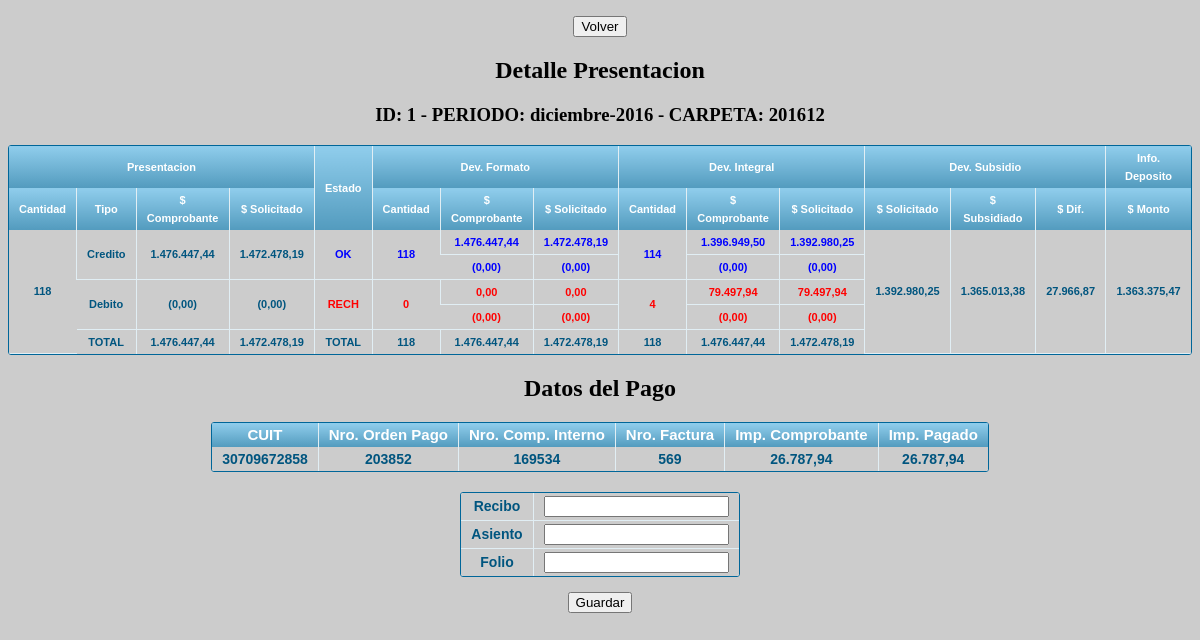
Before: /presentacion.pagos.carga.php?idpresentacion=1&nrocomint=169534&norord=203852 (signed in) with the older database file.
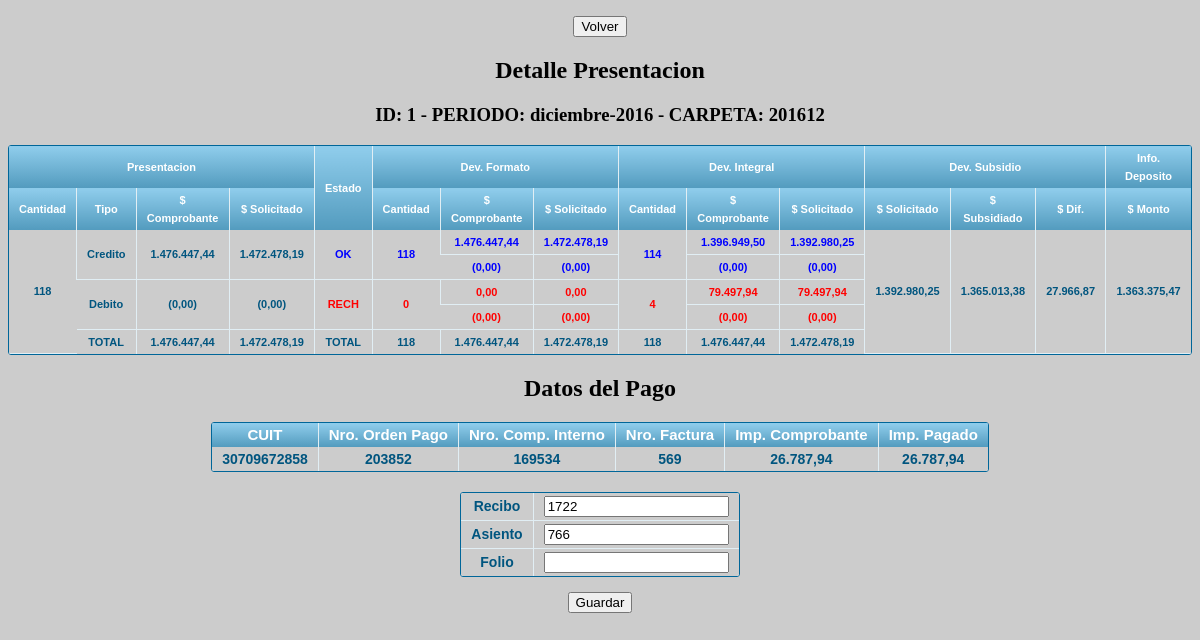
After: the same page with the newer database file.
### tables this page shows
CREATE TABLE IF NOT EXISTS `presentacion` (
  `id` int(4) NOT NULL AUTO_INCREMENT,
  `idcronograma` int(3) NOT NULL,
  `fechapresentacion` date DEFAULT NULL,
  `fechacancelacion` date DEFAULT NULL,
  `motivocancelacion` text,
  `cantfactura` int(6) NOT NULL,
  `impcomprobantes` decimal(15,2) NOT NULL,
  `impsolicitado` decimal(15,2) NOT NULL,
  `impcomprobantesd` decimal(15,2) NOT NULL,
  `impsolicitadod` decimal(15,2) NOT NULL,
  `fechadeposito` date DEFAULT NULL,
  `montodepositado` decimal(15,2) DEFAULT NULL,
  PRIMARY KEY (`id`)
);

CREATE TABLE IF NOT EXISTS `cronograma` (
  `id` int(3) NOT NULL AUTO_INCREMENT,
  `periodo` varchar(100) NOT NULL,
  `carpeta` varchar(6) NOT NULL,
  `fechacierre` date NOT NULL,
  `periodosincluidos` varchar(50) NOT NULL,
  PRIMARY KEY (`id`)
);

CREATE TABLE IF NOT EXISTS `presentacionformato` (
  `id` int(4) NOT NULL,
  `fechadevformato` date NOT NULL,
  `cantformatook` int(6) NOT NULL,
  `impcomprobantesformatook` decimal(15,2) NOT NULL,
  `impsolicitadoformatook` decimal(15,2) NOT NULL,
  `impcomprobantesformatodok` decimal(15,2) NOT NULL,
  `impsolicitadoformatodok` decimal(15,2) NOT NULL,
  `cantformatonok` int(6) NOT NULL,
  `impcomprobantesformatonok` decimal(15,2) NOT NULL,
  `impsolicitadoformatonok` decimal(15,2) NOT NULL,
  `impcomprobantesformatodnok` decimal(15,2) NOT NULL,
  `impsolicitadoformatodnok` decimal(15,2) NOT NULL,
  PRIMARY KEY (`id`)
);

CREATE TABLE IF NOT EXISTS `presentacionintegral` (
  `id` int(4) NOT NULL,
  `fechaintegral` date NOT NULL,
  `cantintegralok` int(6) NOT NULL,
  `impcomprobantesintegralok` decimal(15,2) NOT NULL,
  `impsolicitadointegralok` decimal(15,2) NOT NULL,
  `impcomprobantesintegraldok` decimal(15,2) NOT NULL,
  `impsolicitadointegraldok` decimal(15,2) NOT NULL,
  `cantintegralnok` int(6) NOT NULL,
  `impcomprobantesintegralnok` decimal(15,2) NOT NULL,
  `impsolicitadointegralnok` decimal(15,2) NOT NULL,
  `impcomprobantesintegraldnok` decimal(15,2) NOT NULL,
  `impsolicitadointegraldnok` decimal(15,2) NOT NULL,
  PRIMARY KEY (`id`)
);

CREATE TABLE IF NOT EXISTS `presentacionsubsidio` (
  `id` int(4) NOT NULL,
  `fechasubsidio` date NOT NULL,
  `numliquidacion` varchar(11) NOT NULL,
  `impsolicitadosubsidio` decimal(15,2) NOT NULL,
  `montosubsidio` decimal(15,2) NOT NULL,
  PRIMARY KEY (`id`)
);

CREATE TABLE IF NOT EXISTS `pagos` (
  `idpresentacion` int(4) NOT NULL,
  `nrocominterno` int(8) NOT NULL,
  `nroordenpago` int(8) NOT NULL,
  `nrodepago` int(3) NOT NULL,
  `importepagado` float(8,2) NOT NULL,
  `nrotransferencia` char(12) NOT NULL,
  `fechatransferencia` date NOT NULL,
  `retingresosbrutos` float(8,2) NOT NULL,
  `retganancias` float(8,2) NOT NULL,
  `recibo` varchar(11) DEFAULT NULL,
  `asiento` varchar(11) DEFAULT NULL,
  `folio` varchar(11) DEFAULT NULL,
  PRIMARY KEY (`idpresentacion`,`nrocominterno`,`nroordenpago`)
);

CREATE TABLE IF NOT EXISTS `facturas` (
  `nrocominterno` int(8) NOT NULL AUTO_INCREMENT,
  `idpresentacion` int(4) NOT NULL,
  `tipoarchivo` varchar(2) NOT NULL,
  `codigoob` int(6) NOT NULL,
  `cuil` varchar(11) NOT NULL,
  `codcertificado` varchar(40) DEFAULT NULL,
  `vtocertificado` varchar(10) DEFAULT NULL,
  `periodo` varchar(6) NOT NULL,
  `cuit` varchar(11) NOT NULL,
  `nombre` varchar(200) DEFAULT NULL,
  `tipocomprobante` int(2) NOT NULL,
  `tipoemision` char(1) NOT NULL,
  `fechacomprobante` varchar(10) NOT NULL,
  `cae` varchar(14) NOT NULL,
  `puntoventa` int(4) NOT NULL,
  `nrocomprobante` varchar(8) NOT NULL,
  `impcomprobante` decimal(8,2) NOT NULL,
  `impsolicitado` decimal(8,2) NOT NULL,
  `codpractica` int(3) NOT NULL,
  `cantidad` int(6) NOT NULL,
  `provincia` int(2) NOT NULL,
  `dependencia` char(1) NOT NULL,
  `deverrorformato` varchar(260) DEFAULT NULL,
  `impcomprobanteformato` decimal(8,2) DEFAULT NULL,
  `impsolicitadoformato` decimal(8,2) DEFAULT NULL,
  `deverrorintegral` varchar(260) DEFAULT NULL,
  `impcomprobanteintegral` decimal(8,2) DEFAULT NULL,
  `impsolicitadointegral` decimal(8,2) DEFAULT NULL,
  `impsolicitadosubsidio` decimal(8,2) DEFAULT NULL,
  `impmontosubsidio` decimal(8,2) DEFAULT NULL,
  PRIMARY KEY (`nrocominterno`,`idpresentacion`,`tipoarchivo`)
);

### include/detalle.php (the view, shortened to what this page needs)
<?php $sqlPresentacion = "SELECT
p.id as idpres,
DATE_FORMAT(p.fechapresentacion, '%d-%m-%Y') as fechapresentacion,
DATE_FORMAT(p.fechacancelacion, '%d-%m-%Y') as fechacancelacion,
p.motivocancelacion,
p.cantfactura,
p.impcomprobantes,
p.impsolicitado,
p.impcomprobantesd,
p.impsolicitadod,
cronograma.periodo,
cronograma.carpeta,
DATE_FORMAT(presentacionformato.fechadevformato, '%d-%m-%Y') as fechadevformato,
presentacionformato.*,
DATE_FORMAT(presentacionintegral.fechaintegral, '%d-%m-%Y') as fechaintegral,
presentacionintegral.*,
DATE_FORMAT(presentacionsubsidio.fechasubsidio, '%d-%m-%Y') as fechasubsidio,
presentacionsubsidio.impsolicitadosubsidio,
presentacionsubsidio.montosubsidio,
DATE_FORMAT(p.fechadeposito, '%d-%m-%Y') as fechadeposito,
p.montodepositado
FROM presentacion p
INNER JOIN cronograma on p.idcronograma = cronograma.id
LEFT JOIN presentacionformato on p.id = presentacionformato.id
LEFT JOIN presentacionintegral on p.id = presentacionintegral.id
LEFT JOIN presentacionsubsidio on p.id = presentacionsubsidio.id
WHERE p.id = $idPresentacion";
$resPresentacion = mysql_query($sqlPresentacion);
$rowPresentacion = mysql_fetch_array($resPresentacion);
?>
	<h2>Detalle Presentacion</h2>
	 	<h3>ID: <?php echo $rowPresentacion['idpres']?> - PERIODO: <?php echo $rowPresentacion['periodo'] ?> - CARPETA: <?php echo $rowPresentacion['carpeta'] ?></h3>
<div class="grilla">
	<table>
		<thead>
		  <tr>
		    <th colspan="4" style="font-size: 11px">Presentacion</th>
		    <th rowspan="2" style="font-size: 11px">Estado</th>
		    <th colspan="3" style="font-size: 11px">Dev. Formato</th>
		    <th colspan="3" style="font-size: 11px">Dev. Integral</th>
		    <th colspan="3" style="font-size: 11px">Dev. Subsidio</th>
		    <th style="font-size: 11px">Info. Deposito</th>
		  </tr>
		  <tr>
		  	<th style="font-size: 11px">Cantidad</th>
		    <th style="font-size: 11px">Tipo</th>
		    <th style="font-size: 11px">$ Comprobante</th>
		    <th style="font-size: 11px">$ Solicitado</th>
		    <th style="font-size: 11px">Cantidad</th>
		    <th style="font-size: 11px">$ Comprobante</th>
		    <th style="font-size: 11px">$ Solicitado</th>
		    <th style="font-size: 11px">Cantidad</th>
		    <th style="font-size: 11px">$ Comprobante</th>
		    <th style="font-size: 11px">$ Solicitado</th>
		    <th style="font-size: 11px">$ Solicitado</th>
		    <th style="font-size: 11px">$ Subsidiado</th>
		    <th style="font-size: 11px">$ Dif.</th>
		    <th style="font-size: 11px">$ Monto</th>
		  </tr>
		</thead>
		<tbody>
			<tr>
				<td rowspan="5" style="font-size: 11px"><?php echo number_format($rowPresentacion['cantfactura'],"0","",".") ?></td>
				<td rowspan="2" style="font-size: 11px">Credito</td>
				<td rowspan="2" style="font-size: 11px"><?php echo number_format($rowPresentacion['impcomprobantes'],"2",",",".") ?> </td>
			 	<td rowspan="2" style="font-size: 11px"><?php echo number_format($rowPresentacion['impsolicitado'],"2",",",".") ?></td>
				<td rowspan="2" style="color: blue; font-size: 11px">OK</td>
				<td rowspan="2" style="color: blue; font-size: 11px"><?php echo number_format($rowPresentacion['cantformatook'],"0","",".")?></td>
				<td style="color: blue; font-size: 11px"><?php echo number_format($rowPresentacion['impcomprobantesformatook'],"2",",",".") ?> </td>
				<td style="color: blue; font-size: 11px"><?php echo number_format($rowPresentacion['impsolicitadoformatook'],"2",",",".") ?></td>
				<td rowspan="2" style="color: blue; font-size: 11px"><?php echo number_format($rowPresentacion['cantintegralok'],"0","",".")?></td>
				<td style="color: blue; font-size: 11px"><?php echo number_format($rowPresentacion['impcomprobantesintegralok'],"2",",",".") ?> </td>
				<td style="color: blue; font-size: 11px"><?php echo number_format($rowPresentacion['impsolicitadointegralok'],"2",",",".") ?></td>
				<td rowspan="5" style="font-size: 11px"><?php echo number_format($rowPresentacion['impsolicitadosubsidio'],"2",",",".") ?></td>
				<td rowspan="5" style="font-size: 11px"><?php echo number_format($rowPresentacion['montosubsidio'],"2",",",".") ?></td>
				<td rowspan="5" style="font-size: 11px"><?php echo number_format($rowPresentacion['impsolicitadosubsidio']-$rowPresentacion['montosubsidio'],"2",",",".") ?></td>
				<td rowspan="5" style="font-size: 11px"> <?php echo number_format($rowPresentacion['montodepositado'],"2",",",".") ?> </td>
			</tr>
			<tr>
				<td style="color: blue; font-size: 11px"><?php echo "(".number_format($rowPresentacion['impcomprobantesformatodok'],"2",",",".").")" ?> </td>
				<td style="color: blue; font-size: 11px"><?php echo "(".number_format($rowPresentacion['impsolicitadoformatodok'],"2",",",".").")" ?></td>
				<td style="color: blue; font-size: 11px"><?php echo "(".number_format($rowPresentacion['impcomprobantesintegraldok'],"2",",",".").")" ?> </td>
				<td style="color: blue; font-size: 11px"><?php echo "(".number_format($rowPresentacion['impsolicitadointegraldok'],"2",",",".").")" ?></td>
			</tr>
			<tr>
				<td rowspan="2" style="font-size: 11px">Debito</td>
				<td rowspan="2" style="font-size: 11px"><?php echo "(".number_format($rowPresentacion['impcomprobantesd'],"2",",",".").")"; ?> </td>
				<td rowspan="2" style="font-size: 11px"><?php echo "(".number_format($rowPresentacion['impsolicitadod'],"2",",",".").")" ?></td>
				<td rowspan="2" style="color: red; font-size: 11px">RECH</td>
				<td rowspan="2" style="color: red; font-size: 11px"><?php echo number_format($rowPresentacion['cantformatonok'],"0","",".")?></td>
				<td style="color: red; font-size: 11px"><?php echo number_format($rowPresentacion['impcomprobantesformatonok'],"2",",",".") ?> </td>
				<td style="color: red; font-size: 11px"><?php echo number_format($rowPresentacion['impsolicitadoformatonok'],"2",",",".") ?></td>
				<td rowspan="2" style="color: red; font-size: 11px"><?php echo number_format($rowPresentacion['cantintegralnok'],"0","",".")?></td>
				<td style="color: red; font-size: 11px"><?php echo number_format($rowPresentacion['impcomprobantesintegralnok'],"2",",",".") ?> </td>
				<td style="color: red; font-size: 11px"><?php echo number_format($rowPresentacion['impsolicitadointegralnok'],"2",",",".") ?></td>
			</tr>
			<tr>
				<td style="color: red; font-size: 11px"><?php echo "(".number_format($rowPresentacion['impcomprobantesformatodnok'],"2",",",".").")" ?> </td>
				<td style="color: red; font-size: 11px"><?php echo "(".number_format($rowPresentacion['impsolicitadoformatodnok'],"2",",",".").")" ?></td>
				<td style="color: red; font-size: 11px"><?php echo "(".number_format($rowPresentacion['impcomprobantesintegraldnok'],"2",",",".").")" ?> </td>
				<td style="color: red; font-size: 11px"><?php echo "(".number_format($rowPresentacion['impsolicitadointegraldnok'],"2",",",".").")" ?></td>
			</tr>
			<tr>
				<td style="font-size: 11px">TOTAL</td>
				<td style="font-size: 11px"><?php echo number_format($rowPresentacion['impcomprobantes'] - $rowPresentacion['impcomprobantesd'],"2",",",".")?></td>
				<td style="font-size: 11px"><?php echo number_format($rowPresentacion['impsolicitado'] - $rowPresentacion['impsolicitadod'],"2",",",".")?></td>
				<td style="font-size: 11px">TOTAL</td>
				<td style="font-size: 11px"><?php echo number_format($rowPresentacion['cantformatook'] + $rowPresentacion['cantformatonok'],"0","",".") ?></td>
				<td style="font-size: 11px"><?php echo number_format($rowPresentacion['impcomprobantesformatook'] + $rowPresentacion['impcomprobantesformatonok'] - $rowPresentacion['impcomprobantesformatodok'] - $rowPresentacion['impcomprobantesformatodnok'],"2",",",".")  ?> </td>
				<td style="font-size: 11px"><?php echo number_format($rowPresentacion['impsolicitadoformatook'] + $rowPresentacion['impsolicitadoformatonok'] - $rowPresentacion['impsolicitadoformatodok'] - $rowPresentacion['impsolicitadoformatodnok'],"2",",",".") ?></td>
				<td style="font-size: 11px"><?php echo number_format($rowPresentacion['cantintegralok'] + $rowPresentacion['cantintegralnok'],"0","",".") ?></td>
				<td style="font-size: 11px"><?php echo number_format($rowPresentacion['impcomprobantesintegralok'] + $rowPresentacion['impcomprobantesintegralnok'] - $rowPresentacion['impcomprobantesintegraldok'] - $rowPresentacion['impcomprobantesintegraldnok'],"2",",",".") ?> </td>
				<td style="font-size: 11px"><?php echo number_format($rowPresentacion['impsolicitadointegralok'] + $rowPresentacion['impsolicitadointegralnok'] - $rowPresentacion['impsolicitadointegraldok'] - $rowPresentacion['impsolicitadointegraldnok'],"2",",",".")  ?></td>
			</tr>
		</tbody>
	</table>
</div>

### presentacion.pagos.carga.php (shortened to what this page needs)
<?php
$idPresentacion = $_GET['idpresentacion'];
$nrocomint = $_GET['nrocomint'];
$norord = $_GET['norord'];
$sqlPago = "SELECT * FROM pagos p, facturas f
				WHERE
					p.idpresentacion = $idPresentacion and
					p.nrocominterno = $nrocomint and
					p.nroordenpago = $norord and
					p.nrocominterno = f.nrocominterno";
$resPago = mysql_query($sqlPago);
$rowPago = mysql_fetch_array($resPago);
?>
<!DOCTYPE html PUBLIC "-//W3C//DTD XHTML 1.0 Transitional//EN" "http://www.w3.org/TR/xhtml1/DTD/xhtml1-transitional.dtd">
<html xmlns="http://www.w3.org/1999/xhtml">
<head>
<link rel="stylesheet" href="css/tablas.css"/>
</head>
<body bgcolor="#CCCCCC">
	<div align="center">
		<p><input class="nover" type="button" name="volver" value="Volver" onClick="location.href = 'presentacion.pagos.php?id=<?php echo $idPresentacion?>'" /></p>
	 	<?php include_once("include/detalle.php")?>
	 	<h2>Datos del Pago</h2>
	 	<form onSubmit="return validar(this)" action="presentacion.pagos.carga.guardar.php" method="post">
		 	<div class="grilla" style="margin-bottom: 20px">
			 	<table>
			 		<thead>
			 			<th>CUIT</th>
			 			<th>Nro. Orden Pago</th>
			 			<th>Nro. Comp. Interno</th>
			 			<th>Nro. Factura</th>
			 			<th>Imp. Comprobante</th>
			 			<th>Imp. Pagado</th>
			 		</thead>
			 		<tbody>
			 			<td><?php echo $rowPago['cuit'] ?></td>
			 			<td><?php echo $rowPago['nroordenpago'] ?></td>
			 			<td><?php echo $rowPago['nrocominterno'] ?></td>
			 			<td><?php echo $rowPago['nrocomprobante'] ?></td>
			 			<td><?php echo number_format($rowPago['impcomprobante'],"2",",","."); ?></td>
			 			<td><?php echo number_format($rowPago['importepagado'],"2",",","."); ?></td>
			 		</tbody>
			 	</table>
			 </div>
			 <div class=grilla>
				 <table>
				 	<tr>
				 		<td>Recibo</td>
				 		<td><input type="text" value="<?php echo $rowPago['recibo'] ?>" id="recibo" name="recibo"></input></td>
				 	</tr>
				 	<tr>
				 		<td>Asiento</td>
				 		<td><input type="text" value="<?php echo $rowPago['asiento'] ?>" id="asiento" name="asiento"></input></td>
				 	</tr>
				 	<tr>
				 		<td>Folio</td>
				 		<td><input type="text" value="<?php echo $rowPago['folio'] ?>" id="folio" name="folio"></input></td>
				 	</tr>
				 </table>
			 </div>
			 <input type="submit" value="Guardar" style="margin-top: 15px"></input>
		</form>
	</div>
</body>
</html>

### css/tablas.css (style rules this page uses)
.grilla { font: normal 12px/150% Arial, Helvetica, sans-serif; background: #fff; overflow: hidden; border: 1px solid #006699; -webkit-border-radius: 3px; -moz-border-radius: 3px; border-radius: 3px; display: table }
.grilla table { border-collapse: collapse; text-align: center; width: 100%; }
.grilla table td, .grilla table th, .grilla table .title { padding: 3px 10px; }
.grilla table thead th, .grilla table .title { background-image: linear-gradient(to bottom, #8DCBEA 5%, #539BBE 100%); background-color:#99bfe6; color:#FFFFFF; font-size: 15px; font-weight: bold; border-left: 1px solid #E1EEF4; }
.grilla table thead th:first-child, .grilla table .title { border: none; }
.grilla table tbody td { background-color:#CCCCCC; color: #00557F; border-left: 1px solid #E1EEF4; font-size: 14px; border-bottom: 1px solid #E1EEF4; font-weight: bold; }
.grilla table tbody td:first-child { border-left: none; }
.grilla table tbody tr:last-child td { border-bottom: none; }

### presentacion.pagos.carga.php (style rules this page uses)
.nover { display:none }

Changed rows visible on the page:
changed pagos: recibo (not shown) → "1722"; asiento (not shown) → "766"
